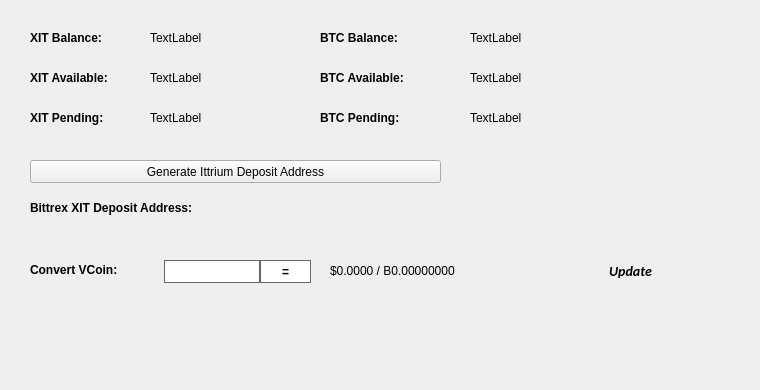
   <widget class="QWidget" name="BalanceTab">
    <attribute name="title">
     <string>Balance</string>
    </attribute>
    <widget class="QLabel" name="BitcoinBalanceLabel">
     <property name="geometry">
      <rect>
       <x>470</x>
       <y>30</y>
       <width>150</width>
       <height>16</height>
      </rect>
     </property>
     <property name="text">
      <string>TextLabel</string>
     </property>
    </widget>
    <widget class="QLabel" name="XITBalanceLabel">
     <property name="geometry">
      <rect>
       <x>150</x>
       <y>30</y>
       <width>150</width>
       <height>16</height>
      </rect>
     </property>
     <property name="text">
      <string>TextLabel</string>
     </property>
    </widget>
    <widget class="QLabel" name="label_11">
     <property name="geometry">
      <rect>
       <x>30</x>
       <y>30</y>
       <width>101</width>
       <height>16</height>
      </rect>
     </property>
     <property name="font">
      <font>
       <weight>75</weight>
       <bold>true</bold>
      </font>
     </property>
     <property name="text">
      <string>XIT Balance:</string>
     </property>
    </widget>
    <widget class="QLabel" name="label_12">
     <property name="geometry">
      <rect>
       <x>320</x>
       <y>30</y>
       <width>101</width>
       <height>16</height>
      </rect>
     </property>
     <property name="font">
      <font>
       <weight>75</weight>
       <bold>true</bold>
      </font>
     </property>
     <property name="text">
      <string>BTC Balance:</string>
     </property>
    </widget>
    <widget class="QLabel" name="XITAvailableLabel_2">
     <property name="geometry">
      <rect>
       <x>150</x>
       <y>70</y>
       <width>150</width>
       <height>16</height>
      </rect>
     </property>
     <property name="text">
      <string>TextLabel</string>
     </property>
    </widget>
    <widget class="QLabel" name="label_13">
     <property name="geometry">
      <rect>
       <x>30</x>
       <y>70</y>
       <width>111</width>
       <height>16</height>
      </rect>
     </property>
     <property name="font">
      <font>
       <weight>75</weight>
       <bold>true</bold>
      </font>
     </property>
     <property name="text">
      <string>XIT Available:</string>
     </property>
    </widget>
    <widget class="QLabel" name="label_14">
     <property name="geometry">
      <rect>
       <x>30</x>
       <y>110</y>
       <width>101</width>
       <height>16</height>
      </rect>
     </property>
     <property name="font">
      <font>
       <weight>75</weight>
       <bold>true</bold>
      </font>
     </property>
     <property name="text">
      <string>XIT Pending:</string>
     </property>
    </widget>
    <widget class="QLabel" name="XITPendingLabel">
     <property name="geometry">
      <rect>
       <x>150</x>
       <y>110</y>
       <width>150</width>
       <height>16</height>
      </rect>
     </property>
     <property name="text">
      <string>TextLabel</string>
     </property>
    </widget>
    <widget class="QLabel" name="label_15">
     <property name="geometry">
      <rect>
       <x>320</x>
       <y>70</y>
       <width>111</width>
       <height>16</height>
      </rect>
     </property>
     <property name="font">
      <font>
       <weight>75</weight>
       <bold>true</bold>
      </font>
     </property>
     <property name="text">
      <string>BTC Available:</string>
     </property>
    </widget>
    <widget class="QLabel" name="BitcoinAvailableLabel">
     <property name="geometry">
      <rect>
       <x>470</x>
       <y>70</y>
       <width>150</width>
       <height>16</height>
      </rect>
     </property>
     <property name="text">
      <string>TextLabel</string>
     </property>
    </widget>
    <widget class="QLabel" name="label_31">
     <property name="geometry">
      <rect>
       <x>320</x>
       <y>110</y>
       <width>111</width>
       <height>16</height>
      </rect>
     </property>
     <property name="font">
      <font>
       <weight>75</weight>
       <bold>true</bold>
      </font>
     </property>
     <property name="text">
      <string>BTC Pending:</string>
     </property>
    </widget>
    <widget class="QLabel" name="BitcoinPendingLabel">
     <property name="geometry">
      <rect>
       <x>470</x>
       <y>110</y>
       <width>150</width>
       <height>16</height>
      </rect>
     </property>
     <property name="text">
      <string>TextLabel</string>
     </property>
    </widget>
    <widget class="QLabel" name="label_33">
     <property name="geometry">
      <rect>
       <x>30</x>
       <y>200</y>
       <width>221</width>
       <height>16</height>
      </rect>
     </property>
     <property name="font">
      <font>
       <weight>75</weight>
       <bold>true</bold>
      </font>
     </property>
     <property name="text">
      <string>Bittrex XIT Deposit Address:</string>
     </property>
    </widget>
    <widget class="QPushButton" name="GenDepositBTN">
     <property name="geometry">
      <rect>
       <x>30</x>
       <y>160</y>
       <width>411</width>
       <height>23</height>
      </rect>
     </property>
     <property name="text">
      <string>Generate Ittrium Deposit Address</string>
     </property>
     <property name="icon">
      <iconset resource="../ittrium.qrc">
       <normaloff>:/icons/bitcoin</normaloff>:/icons/bitcoin</iconset>
     </property>
    </widget>
    <widget class="QLabel" name="DepositAddressLabel">
     <property name="geometry">
      <rect>
       <x>200</x>
       <y>200</y>
       <width>261</width>
       <height>16</height>
      </rect>
     </property>
     <property name="palette">
      <palette>
       <active>
        <colorrole role="WindowText">
         <brush brushstyle="SolidPattern">
          <color alpha="255">
           <red>0</red>
           <green>0</green>
           <blue>0</blue>
          </color>
         </brush>
        </colorrole>
        <colorrole role="Text">
         <brush brushstyle="SolidPattern">
          <color alpha="255">
           <red>0</red>
           <green>0</green>
           <blue>255</blue>
          </color>
         </brush>
        </colorrole>
       </active>
       <inactive>
        <colorrole role="WindowText">
         <brush brushstyle="SolidPattern">
          <color alpha="255">
           <red>0</red>
           <green>0</green>
           <blue>0</blue>
          </color>
         </brush>
        </colorrole>
        <colorrole role="Text">
         <brush brushstyle="SolidPattern">
          <color alpha="255">
           <red>0</red>
           <green>0</green>
           <blue>255</blue>
          </color>
         </brush>
        </colorrole>
       </inactive>
       <disabled>
        <colorrole role="WindowText">
         <brush brushstyle="SolidPattern">
          <color alpha="255">
           <red>120</red>
           <green>120</green>
           <blue>120</blue>
          </color>
         </brush>
        </colorrole>
        <colorrole role="Text">
         <brush brushstyle="SolidPattern">
          <color alpha="255">
           <red>120</red>
           <green>120</green>
           <blue>120</blue>
          </color>
         </brush>
        </colorrole>
       </disabled>
      </palette>
     </property>
     <property name="font">
      <font>
       <weight>75</weight>
       <bold>true</bold>
      </font>
     </property>
     <property name="text">
      <string/>
     </property>
     <property name="alignment">
      <set>Qt::AlignRight|Qt::AlignTrailing|Qt::AlignVCenter</set>
     </property>
     <property name="textInteractionFlags">
      <set>Qt::LinksAccessibleByMouse|Qt::TextSelectableByKeyboard|Qt::TextSelectableByMouse</set>
     </property>
    </widget>
    <widget class="QLabel" name="label_8">
     <property name="geometry">
      <rect>
       <x>460</x>
       <y>300</y>
       <width>281</width>
       <height>81</height>
      </rect>
     </property>
     <property name="text">
      <string/>
     </property>
     <property name="pixmap">
      <pixmap>:/images/bittrex</pixmap>
     </property>
    </widget>
    <widget class="QWidget" name="widgetConversion" native="true">
     <property name="geometry">
      <rect>
       <x>0</x>
       <y>250</y>
       <width>751</width>
       <height>43</height>
      </rect>
     </property>
     <property name="minimumSize">
      <size>
       <width>0</width>
       <height>43</height>
      </size>
     </property>
     <property name="styleSheet">
      <string notr="true"/>
     </property>
     <widget class="QPushButton" name="btnUpdateMarketData">
      <property name="geometry">
       <rect>
        <x>575</x>
        <y>0</y>
        <width>111</width>
        <height>41</height>
       </rect>
      </property>
      <property name="sizePolicy">
       <sizepolicy hsizetype="Expanding" vsizetype="Expanding">
        <horstretch>0</horstretch>
        <verstretch>0</verstretch>
       </sizepolicy>
      </property>
      <property name="font">
       <font>
        <family>calibri</family>
        <pointsize>-1</pointsize>
        <weight>75</weight>
        <italic>true</italic>
        <bold>true</bold>
       </font>
      </property>
      <property name="styleSheet">
       <string notr="true">margin:0px;text-align:center;padding:2px;border-radius:3px;font-style:italic;width:100px;font-size:14px;font-family:calibri;font-weight:600;</string>
      </property>
      <property name="text">
       <string>Update</string>
      </property>
      <property name="iconSize">
       <size>
        <width>150</width>
        <height>35</height>
       </size>
      </property>
      <property name="autoDefault">
       <bool>true</bool>
      </property>
      <property name="default">
       <bool>true</bool>
      </property>
     </widget>
     <widget class="QLabel" name="lblConvertVCoin">
      <property name="geometry">
       <rect>
        <x>30</x>
        <y>10</y>
        <width>131</width>
        <height>20</height>
       </rect>
      </property>
      <property name="styleSheet">
       <string notr="true"/>
      </property>
      <property name="text">
       <string>&lt;html&gt;&lt;head/&gt;&lt;body&gt;&lt;p&gt;&lt;span style=&quot; font-weight:600;&quot;&gt;Convert VCoin:&lt;/span&gt;&lt;/p&gt;&lt;/body&gt;&lt;/html&gt;</string>
      </property>
     </widget>
     <widget class="QLineEdit" name="txtConvertVCoinQty">
      <property name="geometry">
       <rect>
        <x>160</x>
        <y>10</y>
        <width>100</width>
        <height>23</height>
       </rect>
      </property>
      <property name="minimumSize">
       <size>
        <width>100</width>
        <height>23</height>
       </size>
      </property>
      <property name="maximumSize">
       <size>
        <width>100</width>
        <height>16777215</height>
       </size>
      </property>
      <property name="styleSheet">
       <string notr="true">border: 1px solid #61696c;margin-left:4px;</string>
      </property>
     </widget>
     <widget class="QPushButton" name="btnConvertIttrium">
      <property name="geometry">
       <rect>
        <x>260</x>
        <y>10</y>
        <width>51</width>
        <height>23</height>
       </rect>
      </property>
      <property name="minimumSize">
       <size>
        <width>0</width>
        <height>23</height>
       </size>
      </property>
      <property name="styleSheet">
       <string notr="true">border:1px solid #61696c;background:white;font-weight:600;</string>
      </property>
      <property name="text">
       <string>=</string>
      </property>
     </widget>
     <widget class="QLabel" name="lblConvertVCoinResults">
      <property name="geometry">
       <rect>
        <x>330</x>
        <y>0</y>
        <width>201</width>
        <height>41</height>
       </rect>
      </property>
      <property name="styleSheet">
       <string notr="true"/>
      </property>
      <property name="text">
       <string>$0.0000 / B0.00000000</string>
      </property>
     </widget>
     <widget class="QLabel" name="iconOverviewUpdateWait">
      <property name="geometry">
       <rect>
        <x>670</x>
        <y>10</y>
        <width>24</width>
        <height>24</height>
       </rect>
      </property>
      <property name="text">
       <string/>
      </property>
      <property name="pixmap">
       <pixmap resource="../ittrium.qrc">:/icons/transaction_1</pixmap>
      </property>
      <property name="scaledContents">
       <bool>true</bool>
      </property>
      <property name="alignment">
       <set>Qt::AlignCenter</set>
      </property>
     </widget>
    </widget>
   </widget>
